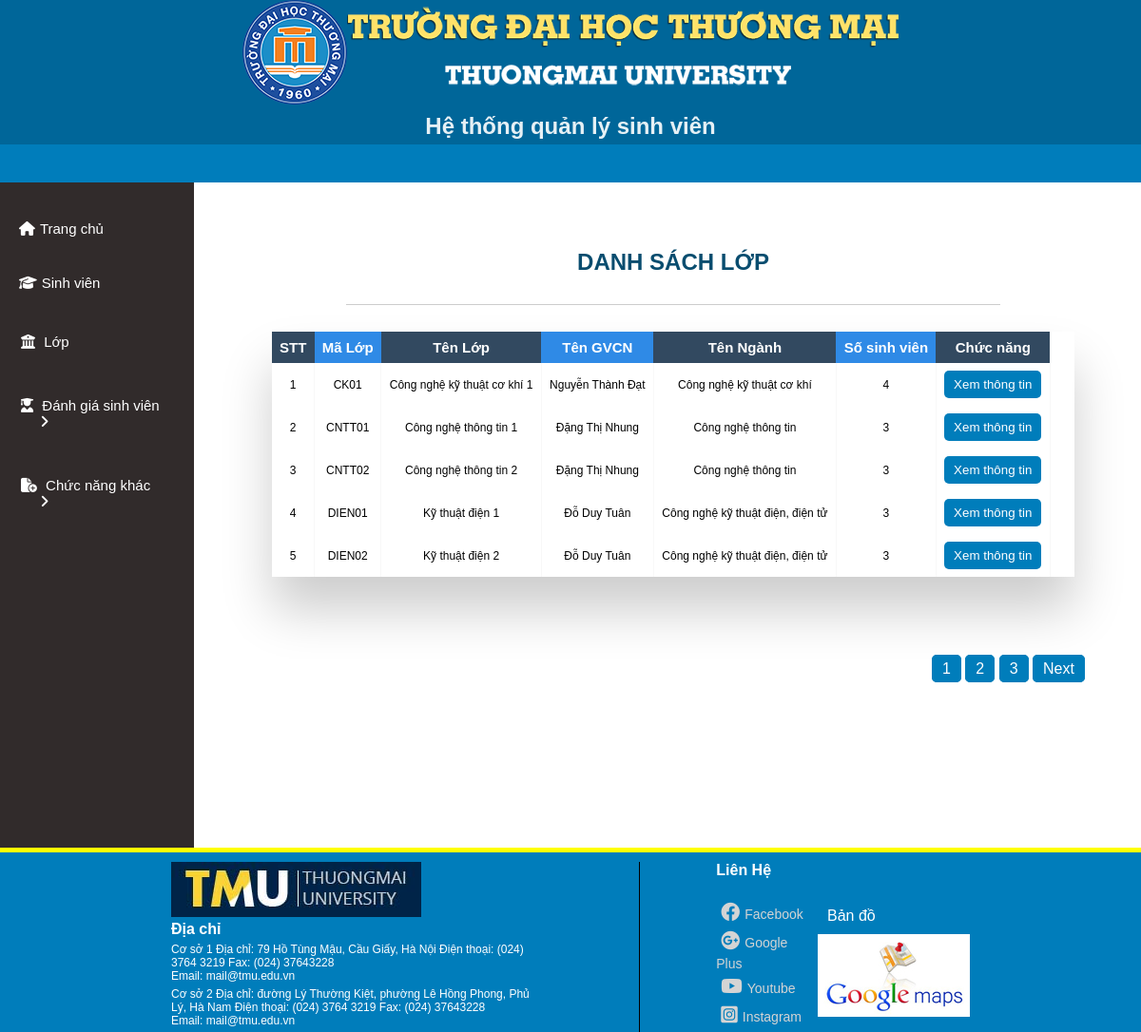
Page /quanlylop/dslop.php on the committed database.
### tables this page shows
CREATE TABLE `lop` (
  `MaLop` varchar(255) NOT NULL,
  `TenLop` varchar(255) NOT NULL,
  `MaNganh` varchar(255) NOT NULL,
  `MaGV` varchar(255) NOT NULL
);

CREATE TABLE `gvcn` (
  `MaGV` varchar(255) NOT NULL,
  `TenGV` varchar(255) NOT NULL,
  `SDT` varchar(255) NOT NULL,
  `Email` varchar(255) NOT NULL
);

CREATE TABLE `nganh` (
  `MaNganh` varchar(255) NOT NULL,
  `TenNganh` varchar(255) NOT NULL,
  `MaKhoa` varchar(255) NOT NULL
);

### quanlylop/dslop.php (the view, shortened to what this page needs)
<?php
    $conn = mysqli_connect("localhost", "root", "", "qlsv") or die("Connection failed !");
    mysqli_set_charset($conn, 'utf8');
    $result = mysqli_query($conn, 'select count(MaLop) as total from lop ');
    $row = mysqli_fetch_assoc($result);
    $total_records = $row['total'];
    $current_page = isset($_GET['page']) ? $_GET['page'] : 1;
    $limit = 5;
    $total_page = ceil($total_records / $limit);
    $start = ($current_page - 1) * $limit;
    $result = mysqli_query($conn, "SELECT * FROM lop join nganh on nganh.MaNganh = lop.MaNganh
                                   join gvcn on gvcn.MaGV = lop.MaGV ORDER BY MaLop LIMIT $start, $limit");
?>
<!DOCTYPE html>
<html lang="en">
<head>
    <link rel="stylesheet"
          href="../styleAdmin.css">
    <link rel="stylesheet"
          href="https://cdnjs.cloudflare.com/ajax/libs/font-awesome/6.1.1/css/all.min.css">
</head>
<body>
    <?php include("../header.php"); ?>
    <?php include("../nav.php"); ?>
    <section>
        <div class="section-contain">
            <?php include("../menu.php"); ?>
            <div id="showFunction">
                <div class="head_title">
                    <h1>DANH SÁCH LỚP</h1>
                </div>
                <br>
                <div class="table-wrapper">
                    <table class="fl-table tt">
                        <thead>
                            <tr>
                                <th>STT</th>
                                <th>Mã Lớp</th>
                                <th>Tên Lớp</th>
                                <th>Tên GVCN</th>
                                <th>Tên Ngành</th>
                                <th>Số sinh viên</th>
                                <th>Chức năng</th>
                            </tr>
                        </thead>
                        <?php
            $i = ($current_page - 1) * $limit;
            foreach ($result as $item){ ?>
                        <tbody>
                            <tr>
                                <td><?php $i++; echo $i; ?></td>
                                <td><?php echo $item['MaLop']; ?></td>
                                <td><?php echo $item['TenLop']; ?></td>
                                <td><?php echo $item['TenGV']; ?></td>
                                <td><?php echo $item['TenNganh']; ?></td>
                                <td>
                                    <?php
                                    $maLop = $item['MaLop'];
                                    $ssv = " select * from sinhvien where MaLop = '$maLop'" ;
                                    $qrssv = mysqli_query($conn,$ssv);
                                    $dem = 0;
                                    while ($svlop = mysqli_fetch_array($qrssv)){
                                        $dem ++;
                                    }
                                    echo $dem;
                                    ?>
                                </td>
                                <td>
                                    <form method="post"
                                          action="">
                                        <input onclick="window.location = '../quanlylop/thongtinlop.php?id=<?php echo $item['MaLop'] ?>'"
                                               type="button"
                                               value="Xem thông tin"
                                               class="btn-submit-css">
                                    </form>
                                </td>
                            </tr>
                        </tbody>
                        <?php } ?>
                    </table>
                </div>
                <br>
                <form action=""
                      method="get"
                      style="text-align: right;">
                    <div class="pagination">
                        <?php
            for ($a = 1; $a <= $total_page; $a++){
                if ($i == $current_page){
                    echo '<span>'.$a.'</span> | ';
                }
                else{
                    echo '<a href="dslop.php?page='.$a.'" class="page-css">'.$a.'</a>  ';
                }
            }
            if ($current_page < $total_page && $total_page > 1){
                echo '<a href="dslop.php?page='.($current_page+1).'" class="page-css">Next</a> ';
            }
        ?>
                    </div>
                </form>
            </div>
        </div>
    </section>
    <?php include("../footer.php"); ?>
</body>
</html>

### styleAdmin.css (style rules this page uses)
* { padding: 0; margin: 0; box-sizing: border-box; font-family: sans-serif; }
a { text-decoration: none; }
section { text-align: center; }
#showFunction { margin: 40px 0 0 5px; height:100%; float: right; width: 82%; border-radius: 5px; }
.table-wrapper { margin: 10px 70px 70px; box-shadow: 0px 35px 50px rgba( 0, 0, 0, 0.2 ); }
.fl-table { border-radius: 5px; font-size: 15px; font-weight: normal; border: none; width: 97%; border-collapse: collapse; white-space: nowrap; background-color: white; margin-right: 10px; }
.fl-table td, .fl-table th { text-align: center; padding: 8px; }
.fl-table td { border-right: 1px solid #f8f8f8; font-size: 12px; }
.fl-table thead th { color: #ffffff; background: #2f8ae6; }
.fl-table thead th:nth-child(odd) { color: #ffffff; background: #324960; }
h1 { margin: 30px; color:#094d6f; }
.head_title { margin: 0 auto; width : 70%; align-items: center; text-align: center; border-bottom: 1px solid #ccc; }
.btn-submit-css { padding: 7px 10px; border: none; background-color: #007dbb; color: white; border-radius: 5px; cursor: pointer; }
.page-css { text-decoration: none; color: white; padding: 5px 10px; border-radius: 5px; border: 1px solid #007dbb; background-color: #007dbb; }
.pagination { width: 94%; }

### rows in the picture
lop: MaLop "CK01", TenLop "Công nghệ kỹ thuật cơ khí 1", MaGV.TenGV "Nguyễn Thành Đạt", MaNganh.TenNganh "Công nghệ kỹ thuật cơ khí", dem "4"
lop: MaLop "CNTT01", TenLop "Công nghệ thông tin 1", MaGV.TenGV "Đặng Thị Nhung", MaNganh.TenNganh "Công nghệ thông tin", dem "3"
lop: MaLop "CNTT02", TenLop "Công nghệ thông tin 2", MaGV.TenGV "Đặng Thị Nhung", MaNganh.TenNganh "Công nghệ thông tin", dem "3"
lop: MaLop "DIEN01", TenLop "Kỹ thuật điện 1", MaGV.TenGV "Đỗ Duy Tuân", MaNganh.TenNganh "Công nghệ kỹ thuật điện, điện tử", dem "3"
lop: MaLop "DIEN02", TenLop "Kỹ thuật điện 2", MaGV.TenGV "Đỗ Duy Tuân", MaNganh.TenNganh "Công nghệ kỹ thuật điện, điện tử", dem "3"
